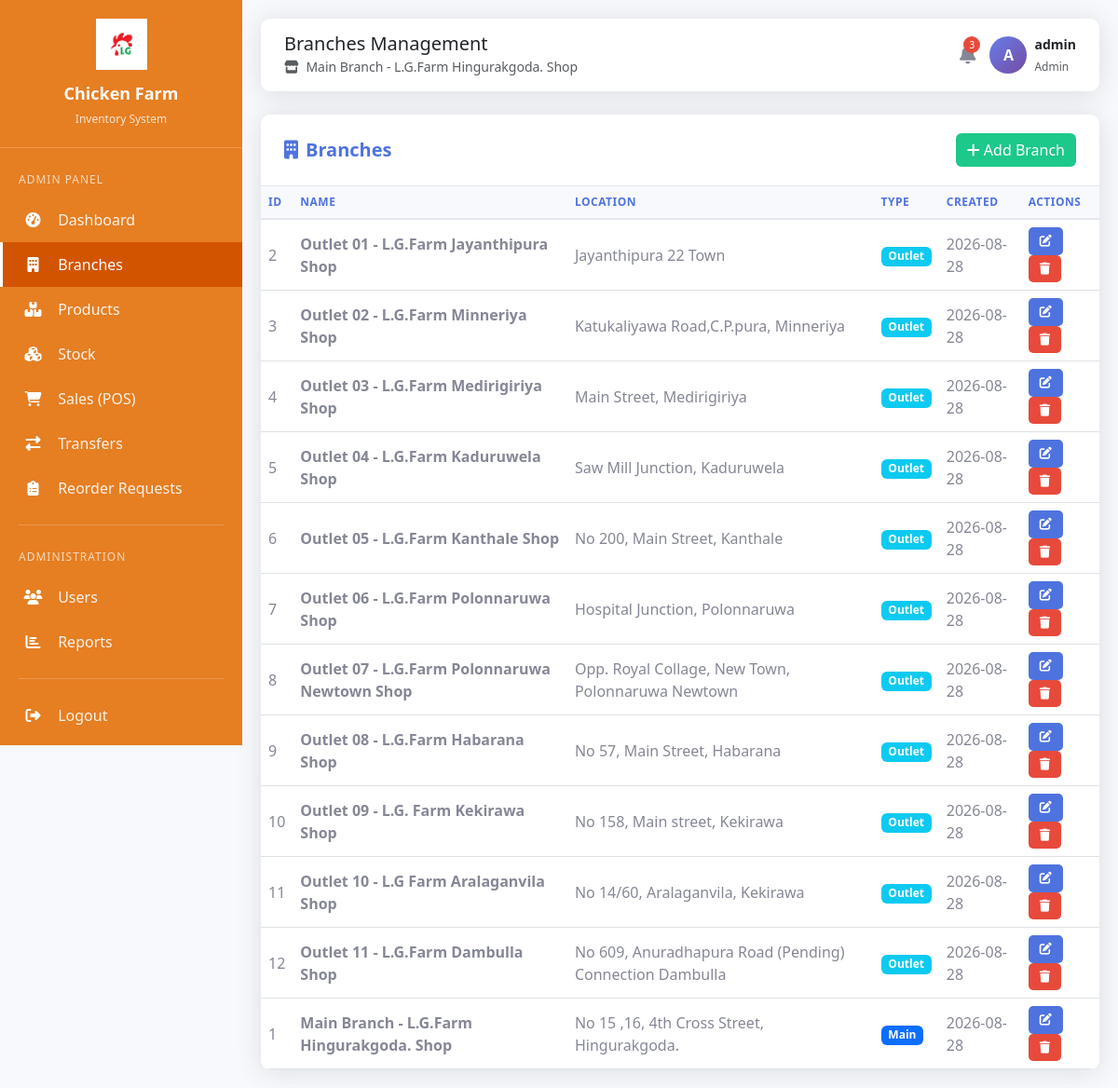
/branches.php (signed in), run on the app's committed database.
### tables this page shows
CREATE TABLE branches (
    id INT AUTO_INCREMENT PRIMARY KEY,
    name VARCHAR(100) NOT NULL,
    location VARCHAR(200) NOT NULL,
    type ENUM('main', 'outlet') NOT NULL DEFAULT 'outlet',
    contact_no VARCHAR(20) NOT NULL,
    created_at TIMESTAMP DEFAULT CURRENT_TIMESTAMP
);

### branches.php (the view, shortened to what this page needs)
<?php
include 'header.php';
$branches = $conn->query("SELECT * FROM branches ORDER BY type DESC, name ASC");
?>
<div class="row fade-in">
    <div class="col-12">
        <div class="table-container">
            <div class="table-header">
                <h5><i class="fas fa-building me-2"></i>Branches</h5>
                <button class="btn btn-add" data-bs-toggle="modal" data-bs-target="#addBranchModal">
                    <i class="fas fa-plus me-1"></i>Add Branch
                </button>
            </div>
            <div class="table-responsive">
                <table class="table table-hover">
                    <thead>
                        <tr>
                            <th>ID</th>
                            <th>Name</th>
                            <th>Location</th>
                            <th>Type</th>
                            <th>Created</th>
                            <th>Actions</th>
                        </tr>
                    </thead>
                    <tbody>
                        <?php while ($branch = $branches->fetch_assoc()): ?>
                        <tr>
                            <td><?php echo $branch['id']; ?></td>
                            <td><strong><?php echo htmlspecialchars($branch['name']); ?></strong></td>
                            <td><?php echo htmlspecialchars($branch['location']); ?></td>
                            <td>
                                <span class="badge <?php echo $branch['type'] == 'main' ? 'bg-primary' : 'bg-info'; ?>">
                                    <?php echo ucfirst($branch['type']); ?>
                                </span>
                            </td>
                            <td><?php echo date('Y-m-d', strtotime($branch['created_at'])); ?></td>
                            <td>
                                <button class="btn btn-action btn-edit" data-bs-toggle="modal" data-bs-target="#editBranchModal<?php echo $branch['id']; ?>">
                                    <i class="fas fa-edit"></i>
                                </button>
                                <button class="btn btn-action btn-delete" onclick="confirmDelete('branches.php?delete=<?php echo $branch['id']; ?>', '<?php echo htmlspecialchars($branch['name']); ?>')">
                                    <i class="fas fa-trash"></i>
                                </button>
                            </td>
                        </tr>
                        <?php endwhile; ?>
                    </tbody>
                </table>
            </div>
        </div>
    </div>
</div>
<?php include 'footer.php'; ?>

### header.php (style rules this page uses)
:root { --sidebar-width: 260px; --primary-color: #4e73df; --secondary-color: #858796; --success-color: #1cc88a; --info-color: #36b9cc; --warning-color: #f6c23e; --danger-color: #e74a3b; --sidebar-orange: #E67E22; --sidebar-orange-dark: #D35400; }
body { font-family: 'Segoe UI', Tahoma, Geneva, Verdana, sans-serif; background-color: #f8f9fc; }
.table-container { background: white; border-radius: 10px; box-shadow: 0 0.15rem 1.75rem 0 rgba(58, 59, 69, 0.15); overflow: hidden; }
.table-container .table-header { padding: 20px 25px; border-bottom: 1px solid #e3e6f0; display: flex; justify-content: space-between; align-items: center; }
.table-container .table-header h5 { margin: 0; font-weight: 600; color: #4e73df; }
.table-container table { margin-bottom: 0; }
.table-container th { background: #f8f9fc; color: #4e73df; font-weight: 600; text-transform: uppercase; font-size: 12px; letter-spacing: 0.5px; border-bottom: 2px solid #e3e6f0; }
.table-container td { vertical-align: middle; color: #858796; }
.btn-action { padding: 5px 12px; font-size: 13px; border-radius: 5px; }
.btn-add { background: var(--success-color); border: none; color: white; }
.btn-edit { background: var(--primary-color); border: none; color: white; }
.btn-delete { background: var(--danger-color); border: none; color: white; }
.fade-in { animation: fadeIn 0.5s ease-out; }

### data on the page
branches: id "2", name "Outlet 01 - L.G.Farm Jayanthipura Shop", location "Jayanthipura 22 Town", type "Outlet", created_at "2026-08-28"
branches: id "3", name "Outlet 02 - L.G.Farm Minneriya Shop", location "Katukaliyawa Road,C.P.pura, Minneriya", type "Outlet", created_at "2026-08-28"
branches: id "4", name "Outlet 03 - L.G.Farm Medirigiriya Shop", location "Main Street, Medirigiriya", type "Outlet", created_at "2026-08-28"
branches: id "5", name "Outlet 04 - L.G.Farm Kaduruwela Shop", location "Saw Mill Junction, Kaduruwela", type "Outlet", created_at "2026-08-28"
branches: id "6", name "Outlet 05 - L.G.Farm Kanthale Shop", location "No 200, Main Street, Kanthale", type "Outlet", created_at "2026-08-28"
branches: id "7", name "Outlet 06 - L.G.Farm Polonnaruwa Shop", location "Hospital Junction, Polonnaruwa", type "Outlet", created_at "2026-08-28"
branches: id "8", name "Outlet 07 - L.G.Farm Polonnaruwa Newtown Shop", location "Opp. Royal Collage, New Town, Polonnaruwa Newtown", type "Outlet", created_at "2026-08-28"
branches: id "9", name "Outlet 08 - L.G.Farm Habarana Shop", location "No 57, Main Street, Habarana", type "Outlet", created_at "2026-08-28"
branches: id "10", name "Outlet 09 - L.G. Farm Kekirawa Shop", location "No 158, Main street, Kekirawa", type "Outlet", created_at "2026-08-28"
branches: id "11", name "Outlet 10 - L.G Farm Aralaganvila Shop", location "No 14/60, Aralaganvila, Kekirawa", type "Outlet", created_at "2026-08-28"
branches: id "12", name "Outlet 11 - L.G.Farm Dambulla Shop", location "No 609, Anuradhapura Road (Pending) Connection Dambulla", type "Outlet", created_at "2026-08-28"
branches: id "1", name "Main Branch - L.G.Farm Hingurakgoda. Shop", location "No 15 ,16, 4th Cross Street, Hingurakgoda.", type "Main", created_at "2026-08-28"

### other printed values
$user_role "ADMIN"
$page_title "Branches Management"
$_SESSION['branch_name'] "Main Branch - L.G.Farm Hingurakgoda. Shop"
$unread_alerts "3"
substr($_SESSION['username'], 0, 1) "A"
$_SESSION['username'] "admin"
$user_role "Admin"
